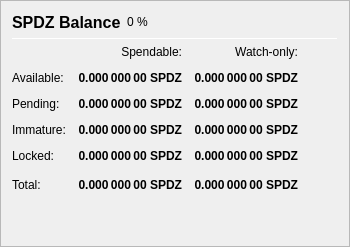
                   <widget class="QFrame" name="frame_Balances">
                    <property name="frameShape">
                     <enum>QFrame::StyledPanel</enum>
                    </property>
                    <property name="frameShadow">
                     <enum>QFrame::Raised</enum>
                    </property>
                    <layout class="QVBoxLayout" name="verticalLayout_4">
                     <item>
                      <layout class="QHBoxLayout" name="horizontalLayout_4">
                       <item>
                        <widget class="QLabel" name="label_5">
                         <property name="minimumSize">
                          <size>
                           <width>0</width>
                           <height>20</height>
                          </size>
                         </property>
                         <property name="font">
                          <font>
                           <pointsize>12</pointsize>
                           <weight>75</weight>
                           <bold>true</bold>
                          </font>
                         </property>
                         <property name="text">
                          <string>SPDZ Balance</string>
                         </property>
                        </widget>
                       </item>
                       <item>
                        <widget class="QLabel" name="labelSPDZPercent">
                         <property name="text">
                          <string notr="true">0 %</string>
                         </property>
                        </widget>
                       </item>
                       <item>
                        <spacer name="horizontalSpacer_3">
                         <property name="orientation">
                          <enum>Qt::Horizontal</enum>
                         </property>
                         <property name="sizeHint" stdset="0">
                          <size>
                           <width>40</width>
                           <height>20</height>
                          </size>
                         </property>
                        </spacer>
                       </item>
                      </layout>
                     </item>
                     <item>
                      <widget class="Line" name="line_Balance">
                       <property name="minimumSize">
                        <size>
                         <width>0</width>
                         <height>1</height>
                        </size>
                       </property>
                       <property name="maximumSize">
                        <size>
                         <width>16777215</width>
                         <height>1</height>
                        </size>
                       </property>
                       <property name="orientation">
                        <enum>Qt::Horizontal</enum>
                       </property>
                      </widget>
                     </item>
                     <item>
                      <layout class="QGridLayout" name="gridLayout">
                       <property name="spacing">
                        <number>12</number>
                       </property>
                       <item row="0" column="1">
                        <widget class="QLabel" name="labelSpendable">
                         <property name="text">
                          <string>Spendable:</string>
                         </property>
                         <property name="alignment">
                          <set>Qt::AlignRight|Qt::AlignTrailing|Qt::AlignVCenter</set>
                         </property>
                        </widget>
                       </item>
                       <item row="0" column="2">
                        <widget class="QLabel" name="labelWatchonly">
                         <property name="text">
                          <string>Watch-only:</string>
                         </property>
                         <property name="alignment">
                          <set>Qt::AlignRight|Qt::AlignTrailing|Qt::AlignVCenter</set>
                         </property>
                        </widget>
                       </item>
                       <item row="1" column="0">
                        <widget class="QLabel" name="labelBalanceText">
                         <property name="text">
                          <string>Available:</string>
                         </property>
                        </widget>
                       </item>
                       <item row="1" column="1">
                        <widget class="QLabel" name="labelBalance">
                         <property name="font">
                          <font>
                           <weight>75</weight>
                           <bold>true</bold>
                          </font>
                         </property>
                         <property name="cursor">
                          <cursorShape>IBeamCursor</cursorShape>
                         </property>
                         <property name="toolTip">
                          <string>Your current spendable balance</string>
                         </property>
                         <property name="text">
                          <string notr="true">0.000 000 00 SPDZ</string>
                         </property>
                         <property name="alignment">
                          <set>Qt::AlignRight|Qt::AlignTrailing|Qt::AlignVCenter</set>
                         </property>
                         <property name="textInteractionFlags">
                          <set>Qt::LinksAccessibleByMouse|Qt::TextSelectableByKeyboard|Qt::TextSelectableByMouse</set>
                         </property>
                        </widget>
                       </item>
                       <item row="1" column="2">
                        <widget class="QLabel" name="labelWatchAvailable">
                         <property name="font">
                          <font>
                           <weight>75</weight>
                           <bold>true</bold>
                          </font>
                         </property>
                         <property name="cursor">
                          <cursorShape>IBeamCursor</cursorShape>
                         </property>
                         <property name="toolTip">
                          <string>Your current balance in watch-only addresses</string>
                         </property>
                         <property name="text">
                          <string notr="true">0.000 000 00 SPDZ</string>
                         </property>
                         <property name="alignment">
                          <set>Qt::AlignRight|Qt::AlignTrailing|Qt::AlignVCenter</set>
                         </property>
                         <property name="textInteractionFlags">
                          <set>Qt::LinksAccessibleByMouse|Qt::TextSelectableByKeyboard|Qt::TextSelectableByMouse</set>
                         </property>
                        </widget>
                       </item>
                       <item row="2" column="0">
                        <widget class="QLabel" name="labelPendingText">
                         <property name="text">
                          <string>Pending:</string>
                         </property>
                        </widget>
                       </item>
                       <item row="2" column="1">
                        <widget class="QLabel" name="labelUnconfirmed">
                         <property name="font">
                          <font>
                           <weight>75</weight>
                           <bold>true</bold>
                          </font>
                         </property>
                         <property name="cursor">
                          <cursorShape>IBeamCursor</cursorShape>
                         </property>
                         <property name="toolTip">
                          <string>Total of transactions that have yet to be confirmed, and do not yet count toward the spendable balance</string>
                         </property>
                         <property name="text">
                          <string notr="true">0.000 000 00 SPDZ</string>
                         </property>
                         <property name="alignment">
                          <set>Qt::AlignRight|Qt::AlignTrailing|Qt::AlignVCenter</set>
                         </property>
                         <property name="textInteractionFlags">
                          <set>Qt::LinksAccessibleByMouse|Qt::TextSelectableByKeyboard|Qt::TextSelectableByMouse</set>
                         </property>
                        </widget>
                       </item>
                       <item row="2" column="2">
                        <widget class="QLabel" name="labelWatchPending">
                         <property name="font">
                          <font>
                           <weight>75</weight>
                           <bold>true</bold>
                          </font>
                         </property>
                         <property name="cursor">
                          <cursorShape>IBeamCursor</cursorShape>
                         </property>
                         <property name="toolTip">
                          <string>Unconfirmed transactions to watch-only addresses</string>
                         </property>
                         <property name="text">
                          <string notr="true">0.000 000 00 SPDZ</string>
                         </property>
                         <property name="alignment">
                          <set>Qt::AlignRight|Qt::AlignTrailing|Qt::AlignVCenter</set>
                         </property>
                         <property name="textInteractionFlags">
                          <set>Qt::LinksAccessibleByMouse|Qt::TextSelectableByKeyboard|Qt::TextSelectableByMouse</set>
                         </property>
                        </widget>
                       </item>
                       <item row="3" column="0">
                        <widget class="QLabel" name="labelImmatureText">
                         <property name="text">
                          <string>Immature:</string>
                         </property>
                        </widget>
                       </item>
                       <item row="3" column="1">
                        <widget class="QLabel" name="labelImmature">
                         <property name="font">
                          <font>
                           <weight>75</weight>
                           <bold>true</bold>
                          </font>
                         </property>
                         <property name="cursor">
                          <cursorShape>IBeamCursor</cursorShape>
                         </property>
                         <property name="toolTip">
                          <string>Staked or masternode rewards that has not yet matured</string>
                         </property>
                         <property name="text">
                          <string notr="true">0.000 000 00 SPDZ</string>
                         </property>
                         <property name="alignment">
                          <set>Qt::AlignRight|Qt::AlignTrailing|Qt::AlignVCenter</set>
                         </property>
                         <property name="textInteractionFlags">
                          <set>Qt::LinksAccessibleByMouse|Qt::TextSelectableByKeyboard|Qt::TextSelectableByMouse</set>
                         </property>
                        </widget>
                       </item>
                       <item row="3" column="2">
                        <widget class="QLabel" name="labelWatchImmature">
                         <property name="font">
                          <font>
                           <weight>75</weight>
                           <bold>true</bold>
                          </font>
                         </property>
                         <property name="cursor">
                          <cursorShape>IBeamCursor</cursorShape>
                         </property>
                         <property name="toolTip">
                          <string>Staked or masternode rewards in watch-only addresses that has not yet matured</string>
                         </property>
                         <property name="text">
                          <string notr="true">0.000 000 00 SPDZ</string>
                         </property>
                         <property name="alignment">
                          <set>Qt::AlignRight|Qt::AlignTrailing|Qt::AlignVCenter</set>
                         </property>
                         <property name="textInteractionFlags">
                          <set>Qt::LinksAccessibleByMouse|Qt::TextSelectableByKeyboard|Qt::TextSelectableByMouse</set>
                         </property>
                        </widget>
                       </item>
                       <item row="4" column="0">
                        <widget class="QLabel" name="labelLockedBalanceText">
                         <property name="toolTip">
                          <string>Locked SPDZ or Masternode collaterals. These are excluded from zSPDZ minting.</string>
                         </property>
                         <property name="text">
                          <string>Locked:</string>
                         </property>
                        </widget>
                       </item>
                       <item row="4" column="1">
                        <widget class="QLabel" name="labelLockedBalance">
                         <property name="font">
                          <font>
                           <weight>75</weight>
                           <bold>true</bold>
                          </font>
                         </property>
                         <property name="cursor">
                          <cursorShape>IBeamCursor</cursorShape>
                         </property>
                         <property name="toolTip">
                          <string>Locked SPDZ or Masternode collaterals. These are excluded from zSPDZ minting.</string>
                         </property>
                         <property name="text">
                          <string notr="true">0.000 000 00 SPDZ</string>
                         </property>
                         <property name="alignment">
                          <set>Qt::AlignRight|Qt::AlignTrailing|Qt::AlignVCenter</set>
                         </property>
                         <property name="textInteractionFlags">
                          <set>Qt::LinksAccessibleByMouse|Qt::TextSelectableByKeyboard|Qt::TextSelectableByMouse</set>
                         </property>
                        </widget>
                       </item>
                       <item row="4" column="2">
                        <widget class="QLabel" name="labelWatchLocked">
                         <property name="font">
                          <font>
                           <weight>75</weight>
                           <bold>true</bold>
                          </font>
                         </property>
                         <property name="cursor">
                          <cursorShape>IBeamCursor</cursorShape>
                         </property>
                         <property name="toolTip">
                          <string>Current locked balance in watch-only addresses</string>
                         </property>
                         <property name="text">
                          <string notr="true">0.000 000 00 SPDZ</string>
                         </property>
                         <property name="alignment">
                          <set>Qt::AlignRight|Qt::AlignTrailing|Qt::AlignVCenter</set>
                         </property>
                         <property name="textInteractionFlags">
                          <set>Qt::LinksAccessibleByMouse|Qt::TextSelectableByKeyboard|Qt::TextSelectableByMouse</set>
                         </property>
                        </widget>
                       </item>
                       <item row="5" column="0">
                        <widget class="QLabel" name="labelTotalText">
                         <property name="toolTip">
                          <string>Your current SPDZ balance, unconfirmed and immature transactions included</string>
                         </property>
                         <property name="text">
                          <string>Total:</string>
                         </property>
                        </widget>
                       </item>
                       <item row="5" column="1">
                        <widget class="QLabel" name="labelTotal">
                         <property name="font">
                          <font>
                           <weight>75</weight>
                           <bold>true</bold>
                          </font>
                         </property>
                         <property name="cursor">
                          <cursorShape>IBeamCursor</cursorShape>
                         </property>
                         <property name="toolTip">
                          <string>Your current SPDZ balance, unconfirmed and immature transactions included</string>
                         </property>
                         <property name="text">
                          <string notr="true">0.000 000 00 SPDZ</string>
                         </property>
                         <property name="alignment">
                          <set>Qt::AlignRight|Qt::AlignTrailing|Qt::AlignVCenter</set>
                         </property>
                         <property name="textInteractionFlags">
                          <set>Qt::LinksAccessibleByMouse|Qt::TextSelectableByKeyboard|Qt::TextSelectableByMouse</set>
                         </property>
                        </widget>
                       </item>
                       <item row="5" column="2">
                        <widget class="QLabel" name="labelWatchTotal">
                         <property name="font">
                          <font>
                           <weight>75</weight>
                           <bold>true</bold>
                          </font>
                         </property>
                         <property name="cursor">
                          <cursorShape>IBeamCursor</cursorShape>
                         </property>
                         <property name="toolTip">
                          <string>Current total balance in watch-only addresses</string>
                         </property>
                         <property name="text">
                          <string notr="true">0.000 000 00 SPDZ</string>
                         </property>
                         <property name="alignment">
                          <set>Qt::AlignRight|Qt::AlignTrailing|Qt::AlignVCenter</set>
                         </property>
                         <property name="textInteractionFlags">
                          <set>Qt::LinksAccessibleByMouse|Qt::TextSelectableByKeyboard|Qt::TextSelectableByMouse</set>
                         </property>
                        </widget>
                       </item>
                       <item row="5" column="3">
                        <spacer name="horizontalSpacer_9">
                         <property name="orientation">
                          <enum>Qt::Horizontal</enum>
                         </property>
                         <property name="sizeHint" stdset="0">
                          <size>
                           <width>40</width>
                           <height>20</height>
                          </size>
                         </property>
                        </spacer>
                       </item>
                      </layout>
                     </item>
                     <item>
                      <spacer name="verticalSpacer_3">
                       <property name="orientation">
                        <enum>Qt::Vertical</enum>
                       </property>
                       <property name="sizeHint" stdset="0">
                        <size>
                         <width>20</width>
                         <height>40</height>
                        </size>
                       </property>
                      </spacer>
                     </item>
                    </layout>
                   </widget>
